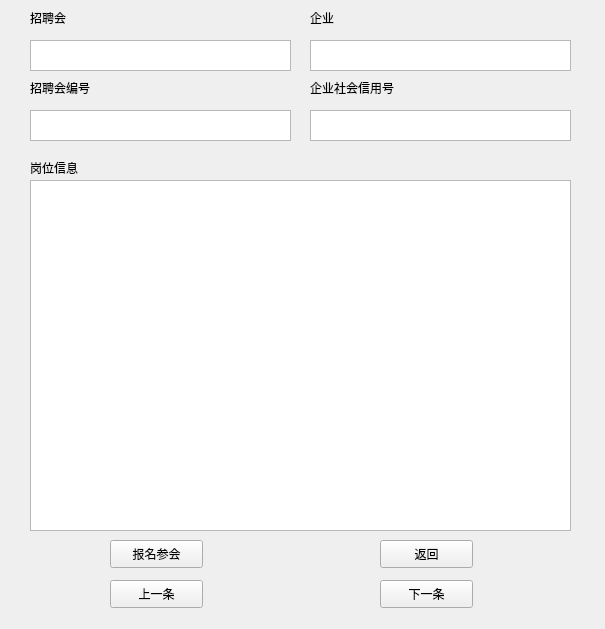
<?xml version="1.0" encoding="UTF-8"?>
<ui version="4.0">
 <class>Form</class>
 <widget class="QWidget" name="Form">
  <property name="geometry">
   <rect>
    <x>0</x>
    <y>0</y>
    <width>605</width>
    <height>629</height>
   </rect>
  </property>
  <property name="windowTitle">
   <string>Form</string>
  </property>
  <widget class="QLabel" name="label">
   <property name="geometry">
    <rect>
     <x>30</x>
     <y>10</y>
     <width>72</width>
     <height>15</height>
    </rect>
   </property>
   <property name="text">
    <string>招聘会</string>
   </property>
  </widget>
  <widget class="QLabel" name="label_2">
   <property name="geometry">
    <rect>
     <x>310</x>
     <y>10</y>
     <width>72</width>
     <height>15</height>
    </rect>
   </property>
   <property name="text">
    <string>企业</string>
   </property>
  </widget>
  <widget class="QTextBrowser" name="textBrowser_12">
   <property name="geometry">
    <rect>
     <x>30</x>
     <y>40</y>
     <width>261</width>
     <height>31</height>
    </rect>
   </property>
  </widget>
  <widget class="QTextBrowser" name="textBrowser_13">
   <property name="geometry">
    <rect>
     <x>310</x>
     <y>40</y>
     <width>261</width>
     <height>31</height>
    </rect>
   </property>
  </widget>
  <widget class="QTextBrowser" name="textBrowser_14">
   <property name="geometry">
    <rect>
     <x>30</x>
     <y>180</y>
     <width>541</width>
     <height>351</height>
    </rect>
   </property>
  </widget>
  <widget class="QLabel" name="label_3">
   <property name="geometry">
    <rect>
     <x>30</x>
     <y>160</y>
     <width>72</width>
     <height>15</height>
    </rect>
   </property>
   <property name="text">
    <string>岗位信息</string>
   </property>
  </widget>
  <widget class="QPushButton" name="pushButton_3">
   <property name="geometry">
    <rect>
     <x>380</x>
     <y>540</y>
     <width>93</width>
     <height>28</height>
    </rect>
   </property>
   <property name="text">
    <string>返回</string>
   </property>
  </widget>
  <widget class="QPushButton" name="pushButton_4">
   <property name="geometry">
    <rect>
     <x>110</x>
     <y>580</y>
     <width>93</width>
     <height>28</height>
    </rect>
   </property>
   <property name="text">
    <string>上一条</string>
   </property>
  </widget>
  <widget class="QPushButton" name="pushButton_2">
   <property name="geometry">
    <rect>
     <x>380</x>
     <y>580</y>
     <width>93</width>
     <height>28</height>
    </rect>
   </property>
   <property name="text">
    <string>下一条</string>
   </property>
  </widget>
  <widget class="QPushButton" name="pushButton">
   <property name="geometry">
    <rect>
     <x>110</x>
     <y>540</y>
     <width>93</width>
     <height>28</height>
    </rect>
   </property>
   <property name="text">
    <string>报名参会</string>
   </property>
  </widget>
  <widget class="QTextBrowser" name="textBrowser_15">
   <property name="geometry">
    <rect>
     <x>310</x>
     <y>110</y>
     <width>261</width>
     <height>31</height>
    </rect>
   </property>
  </widget>
  <widget class="QTextBrowser" name="textBrowser_16">
   <property name="geometry">
    <rect>
     <x>30</x>
     <y>110</y>
     <width>261</width>
     <height>31</height>
    </rect>
   </property>
  </widget>
  <widget class="QLabel" name="label_4">
   <property name="geometry">
    <rect>
     <x>30</x>
     <y>80</y>
     <width>81</width>
     <height>16</height>
    </rect>
   </property>
   <property name="text">
    <string>招聘会编号</string>
   </property>
  </widget>
  <widget class="QLabel" name="label_5">
   <property name="geometry">
    <rect>
     <x>310</x>
     <y>80</y>
     <width>111</width>
     <height>16</height>
    </rect>
   </property>
   <property name="text">
    <string>企业社会信用号</string>
   </property>
  </widget>
 </widget>
 <resources/>
 <connections/>
</ui>
